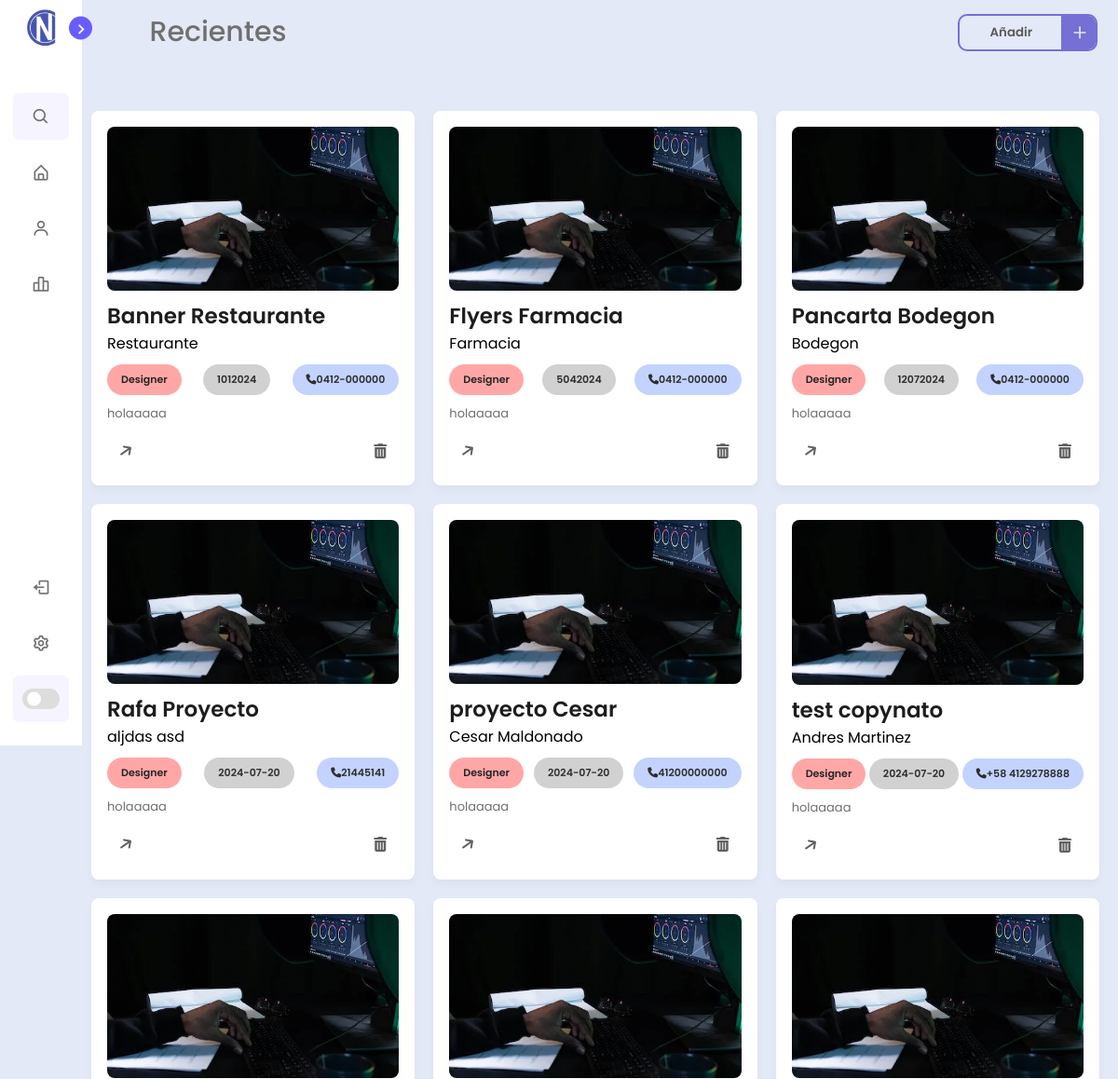
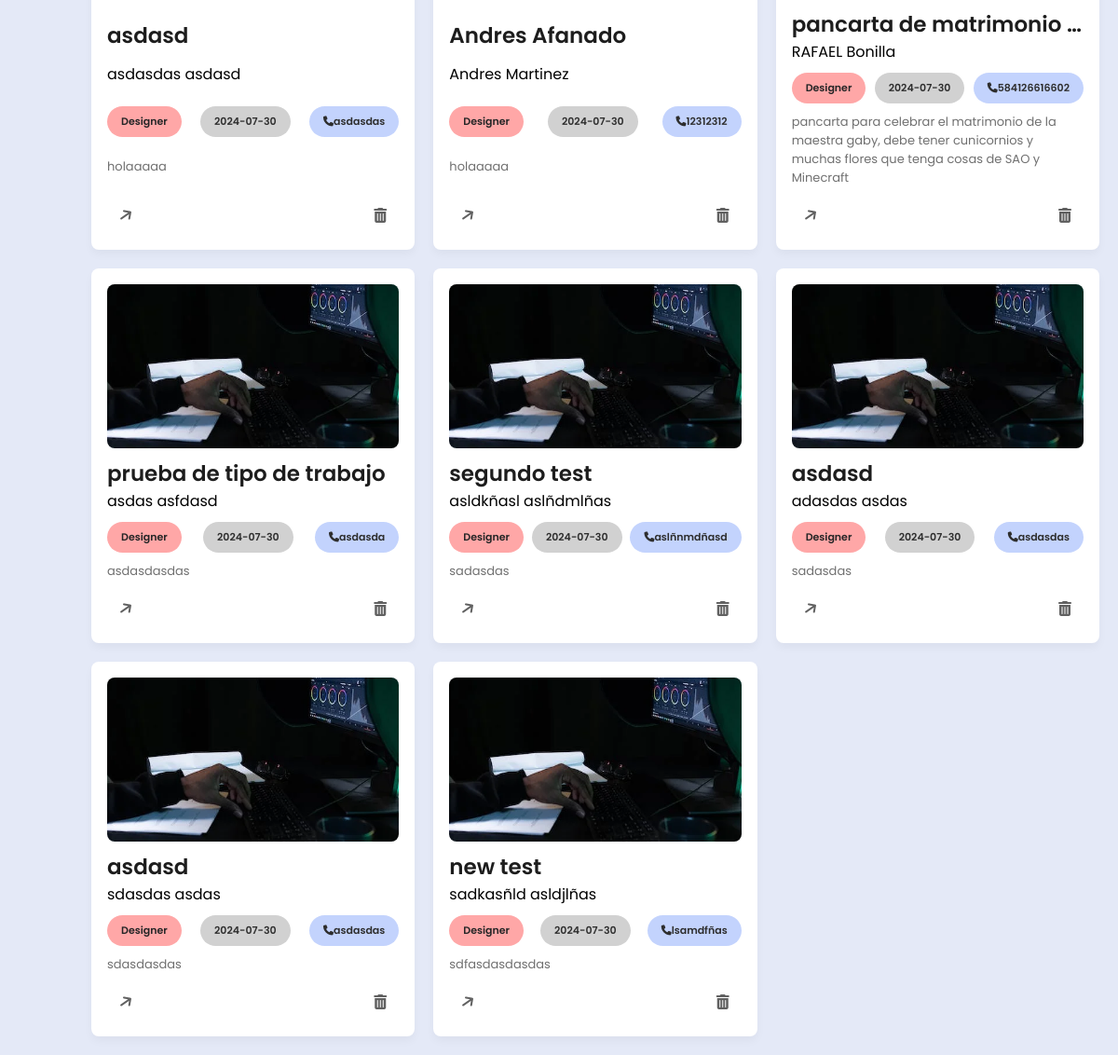
Page /home (signed in) on the committed database (2 pictures, top to bottom).
### tables this page shows
CREATE TABLE projects ( 
projectId INTEGER PRIMARY KEY AUTOINCREMENT, 
projectName TEXT,
projectDate INTEGER, 
projectCharge INTEGER, 
projectClient INTEGER, projectDescript TEXT, projectWorker TEXT,
FOREIGN KEY(projectDate) REFERENCES dateProject(projectDateId), 
FOREIGN KEY(projectCharge) REFERENCES chargeProject(projectChargeId), 
FOREIGN KEY(projectClient) REFERENCES clientProject(projectClientId) 
);

CREATE TABLE clientProject (

projectClientId INTEGER PRIMARY KEY AUTOINCREMENT,

projectClientName TEXT,

projectClientNumber INTEGER
);

CREATE TABLE dateProject (

projectDateId INTEGER PRIMARY KEY AUTOINCREMENT,

projectDateStart INTEGER,

projectDateFinished INTEGER
);

### new.py (the view)
@app.route("/home")
def home():
    function = try_home()
    return function

### library/DB.py (called while the page is built)
def get_project():
    conn = sqlite3.connect('library/database.db')
    cursor = conn.cursor()
    cursor.execute("""
                SELECT projects.projectName, dateProject.projectDateStart,
                chargeProject.projectChargeTotalPayment,
                clientProject.projectClientName, clientProject.projectClientNumber,
                projectDescript,projectWorker
                FROM projects
                JOIN dateProject on projectDateId = projectDate
                JOIN chargeProject on projectChargeId = projectCharge
                JOIN clientProject on projectClientId = projectClient
                """)
    filas = cursor.fetchall()
    conn.close()
    return filas

### library/URLs.py (called while the page is built)
def try_home():
    if g.user:
        filas=get_project()
        return render_template("home.html",user=g.user,filas=filas)
    flash("Debe de iniciar sesión primero.")
    return render_template("index.html")

### new.py (called while the page is built)
@app.before_request
def before_request():
    if "username" in session:
        g.user = session["username"]
    else:
        g.user = None

### templates/home.html (shortened to what this page needs)
<!DOCTYPE html>
<html lang="en">
<head>
    <link rel="stylesheet" href="../static/css/main.css">
    <link rel="stylesheet" href="../static/css/scrollbar.css">
    <link rel="stylesheet" href="https://cdnjs.cloudflare.com/ajax/libs/font-awesome/6.4.2/css/all.min.css">
    <link href='https://unpkg.com/boxicons@2.1.1/css/boxicons.min.css' rel='stylesheet'>
</head>
<body>
    <nav class="sidebar close">
        <header>
            <div class="image-text">
                <span class="image">
                    <img src="../static/img/icon.ico" alt="iconcopy">
                </span>
            </div>
            <i class='bx bx-chevron-right toggle'></i>
        </header>
        <div class="menu-bar">
            <div class="menu">
                <li class="search-box">
                    <i class='bx bx-search icon'></i>
                </li>
                <ul class="menu-links">
                    <li class="nav-link">
                        <a href="{{ url_for('home') }}">
                            <i class='bx bx-home-alt icon'></i>
                        </a>
                    </li>
                    <li class="nav-link">
                        <a href="{{ url_for('clients') }}">
                            <i class='bx bx-user icon'></i>
                        </a>
                    </li>
                    <li class="nav-link">
                        <a href="#">
                            <i class='bx bx-bar-chart-alt-2 icon'></i>
                        </a>
                    </li>
                </ul>
            </div>
            <div class="bottom-content">
                <li class="">
                    <a href="{{ url_for('logout') }}">
                        <i class='bx bx-log-out icon'></i>
                    </a>
                </li>
                <li class="">
                    <a href="{{ url_for('settings') }}">
                        <i class='bx bx-cog icon'></i>
                    </a>
                </li>
                <li class="mode">
                    <div class="toggle-switch">
                        <span class="switch"></span>
                    </div>
                </li>
            </div>
        </div>
    </nav>
    <section class="home">
        <div class="home-header">
            <div class="text">Recientes</div>
            <button class="add-btn" type="button">
                <span class="button__text">Añadir</span>
                <span class="button__icon"><svg class="svg" fill="none" height="24" stroke="currentColor"
                        stroke-linecap="round" stroke-linejoin="round" stroke-width="2" viewBox="0 0 24 24"
                        width="24" xmlns="http://www.w3.org/2000/svg">
                        <line x1="12" x2="12" y1="5" y2="19"></line>
                        <line x1="5" x2="19" y1="12" y2="12"></line>
                    </svg></span>
            </button>
        </div>
        <div class="card-list" id="cardList">
            {% for item in filas %}
            <div class="card-item" data-job-type="designer">
                <img src="../static/img/editor.jpg" alt="Card Image">
                <p class="card-title">{{item[0]}}</p>
                <p class="card-name-container">
                    <span class="card-name">{{item[3]}}</span>
                </p>
                <p class="card-info">
                    <span class="job-title">Designer</span>
                    <span class="date">{{item[1]}}</span>
                    <span class="phone"><i class="fas fa-phone"></i>{{item[4]}}</span>
                </p>
                <p class="card-description">{{item[5]}}</p>
                <div class="actions">
                <div class="arrow">
                    <i class="fas fa-arrow-right card-icon"></i>
                </div>
                <div class="delete" style="cursor: pointer;">
                    <i class="fas fa-trash-alt" title="Borrar"></i>
                </div>
            </div>
        </div>
            {% endfor %}
        </div>
    </section>
</body>
</html>

### rows in the picture
projects: projectName "Banner Restaurante", projectClientName "Restaurante", projectDateStart "1012024", projectClientNumber "0412-000000", projectDescript "holaaaaa"
projects: projectName "Flyers Farmacia", projectClientName "Farmacia", projectDateStart "5042024", projectClientNumber "0412-000000", projectDescript "holaaaaa"
projects: projectName "Pancarta Bodegon", projectClientName "Bodegon", projectDateStart "12072024", projectClientNumber "0412-000000", projectDescript "holaaaaa"
projects: projectName "Rafa Proyecto", projectClientName "aljdas asd", projectDateStart "2024-07-20", projectClientNumber "21445141", projectDescript "holaaaaa"
projects: projectName "proyecto Cesar", projectClientName "Cesar Maldonado", projectDateStart "2024-07-20", projectClientNumber "41200000000", projectDescript "holaaaaa"
projects: projectName "test copynato", projectClientName "Andres Martinez", projectDateStart "2024-07-20", projectClientNumber "+58 4129278888", projectDescript "holaaaaa"
projects: projectName "asdasd", projectClientName "asdasdas asdasd", projectDateStart "2024-07-30", projectClientNumber "asdasdas", projectDescript "holaaaaa"
projects: projectName "Andres Afanado", projectClientName "Andres Martinez", projectDateStart "2024-07-30", projectClientNumber "12312312", projectDescript "holaaaaa"
projects: projectName "pancarta de matrimonio…", projectClientName "RAFAEL Bonilla", projectDateStart "2024-07-30", projectClientNumber "584126616602", projectDescript "pancarta para celebrar el matrimonio de la maestra gaby, debe tener cunicornios y muchas flores que tenga cosas de SAO y Minecraft"
projects: projectName "prueba de tipo de trabajo", projectClientName "asdas asfdasd", projectDateStart "2024-07-30", projectClientNumber "asdasda", projectDescript "asdasdasdas"
projects: projectName "segundo test", projectClientName "asldkñasl aslñdmlñas", projectDateStart "2024-07-30", projectClientNumber "aslñnmdñasd", projectDescript "sadasdas"
projects: projectName "asdasd", projectClientName "adasdas asdas", projectDateStart "2024-07-30", projectClientNumber "asdasdas", projectDescript "sadasdas"
projects: projectName "asdasd", projectClientName "sdasdas asdas", projectDateStart "2024-07-30", projectClientNumber "asdasdas", projectDescript "sdasdasdas"
projects: projectName "new test", projectClientName "sadkasñld asldjlñas", projectDateStart "2024-07-30", projectClientNumber "lsamdfñas", projectDescript "sdfasdasdasdas"
